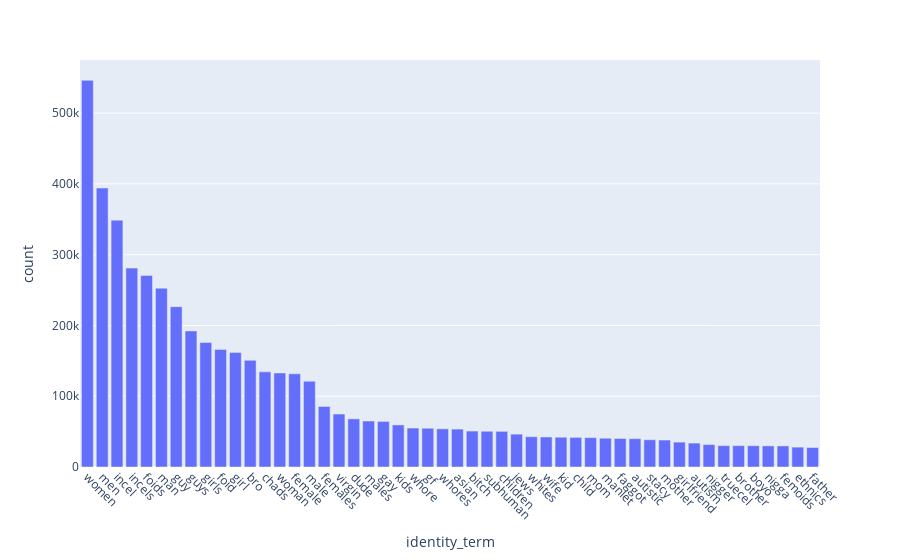

Write notebook code for a chart like this one.
### Markdown cell above
## Total matches

### Code cell
exp = data.explode('netmapper_identity_matches')
# freq = pd.DataFrame(exploded.netmapper_identity_matches.value_counts(), columns=['term', 'count'])

freq = exp.netmapper_identity_matches.value_counts().to_frame(name='count').reset_index(names='identity_term')
freq.head(20)

import plotly.express as px
pd.options.plotting.backend = 'plotly'

fig = px.bar(freq.head(50), x='identity_term', y='count')
fig.update_xaxes(tickangle=45)

### Figure 1 — Plotly figure (JSON) as saved in the notebook; plotly's stock layout.template omitted (floating-point values rounded to 4 significant figures)
{"data": [{"alignmentgroup": "True", "hovertemplate": "identity_term=%{x}<br>count=%{y}<extra></extra>", "legendgroup": "", "marker": {"color": "#636efa", "pattern": {"shape": ""}}, "name": "", "offsetgroup": "", "orientation": "v", "showlegend": false, "textposition": "auto", "type": "bar", "x": ["women", "men", "incel", "incels", "foids", "man", "guy", "guys", "girls", "foid", "girl", "bro", "chads", "woman", "female", "male", "females", "virgin", "dude", "males", "gay", "kids", "whore", "gf", "whores", "asian", "bitch", "subhuman", "children", "jews", "whites", "wife", "kid", "child", "mom", "manlet", "faggot", "autistic", "stacy", "mother", "girlfriend", "autism", "nigger", "truecel", "brother", "boyo", "nigga", "femoids", "ethnics", "father"], "xaxis": "x", "y": [546358, 394203, 348825, 281146, 270743, 252608, 226531, 192251, 175850, 166180, 161699, 150707, 134447, 132928, 131720, 121245, 85511, 74810, 68028, 65007, 64381, 59433, 55064, 54758, 53916, 53560, 50786, 50528, 50388, 46463, 42816, 42405, 42101, 41837, 41515, 40687, 40253, 39987, 38466, 38110, 35170, 33788, 31714, 30207, 30171, 30076, 29852, 29791, 28110, 27544], "yaxis": "y"}], "layout": {"autosize": true, "barmode": "relative", "legend": {"tracegroupgap": 0}, "margin": {"t": 60}, "xaxis": {"anchor": "y", "autorange": true, "domain": [0, 1], "range": [-0.5, 49.5], "tickangle": 45, "title": {"text": "identity_term"}, "type": "category"}, "yaxis": {"anchor": "x", "autorange": true, "domain": [0, 1], "range": [0, 575100.0], "title": {"text": "count"}, "type": "linear"}}}
